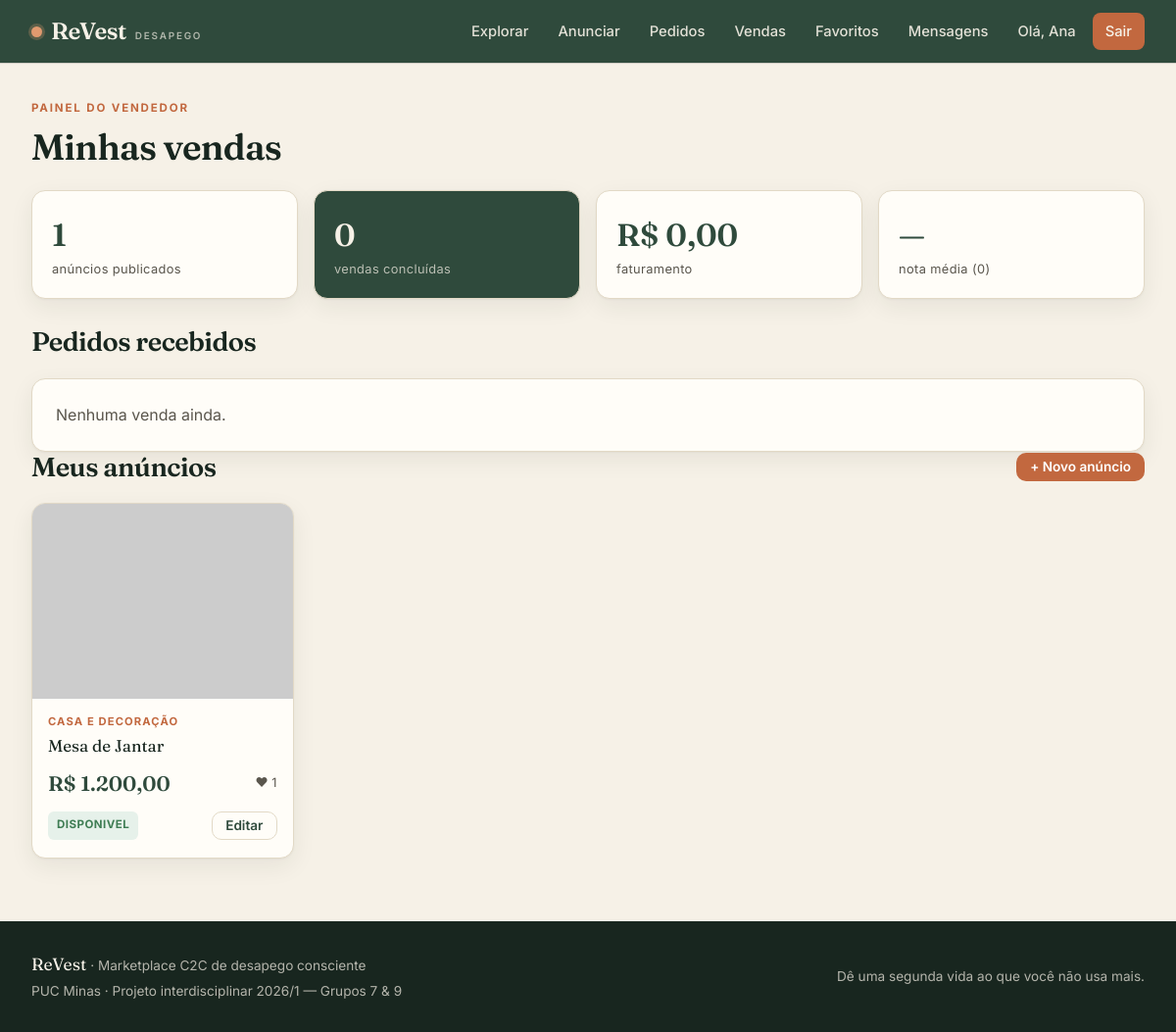
Page /minhas_vendas.php (signed in) on the committed database.
### tables this page shows
CREATE TABLE `produto` (
  `id_produto` int(11) NOT NULL AUTO_INCREMENT,
  `titulo` varchar(120) NOT NULL,
  `descricao` text NOT NULL,
  `preco` decimal(10,2) NOT NULL,
  `condicao` enum('NOVO','SEMINOVO','USADO') NOT NULL DEFAULT 'USADO',
  `status` enum('DISPONIVEL','RESERVADO','VENDIDO','REMOVIDO') NOT NULL DEFAULT 'DISPONIVEL',
  `dt_publicacao` datetime NOT NULL DEFAULT current_timestamp(),
  `id_vendedor` int(11) NOT NULL,
  `id_categoria` int(11) NOT NULL,
  PRIMARY KEY (`id_produto`),
  KEY `fk_produto_vendedor` (`id_vendedor`),
  KEY `fk_produto_categoria` (`id_categoria`),
  CONSTRAINT `fk_produto_categoria` FOREIGN KEY (`id_categoria`) REFERENCES `categoria` (`id_categoria`) ON UPDATE CASCADE,
  CONSTRAINT `fk_produto_vendedor` FOREIGN KEY (`id_vendedor`) REFERENCES `usuario` (`id_usuario`) ON UPDATE CASCADE,
  CONSTRAINT `ck_produto_preco` CHECK (`preco` > 0)
);

CREATE TABLE `categoria` (
  `id_categoria` int(11) NOT NULL AUTO_INCREMENT,
  `nome` varchar(80) NOT NULL,
  `ativa` tinyint(4) NOT NULL DEFAULT 1,
  PRIMARY KEY (`id_categoria`),
  UNIQUE KEY `uk_categoria_nome` (`nome`)
);

### public/minhas_vendas.php (the view, shortened to what this page needs)
<?php
require_once __DIR__ . '/../config/db.php';
require_once __DIR__ . '/../includes/functions.php';
$rv = $pdo->prepare("SELECT * FROM vw_resumo_vendedor WHERE id_usuario=?");
$rv->execute([uid()]);
$resumo = $rv->fetch() ?: ['total_produtos'=>0,'total_vendas'=>0,'faturamento'=>0,'nota_media'=>0,'qtd_avaliacoes'=>0];
$anuncios = $pdo->prepare("SELECT p.*, c.nome AS categoria,
                            (SELECT COUNT(*) FROM favorito f WHERE f.id_produto=p.id_produto) AS favs
                           FROM produto p JOIN categoria c ON c.id_categoria=p.id_categoria
                          WHERE p.id_vendedor=? ORDER BY p.dt_publicacao DESC");
$anuncios->execute([uid()]);
$meusProdutos = $anuncios->fetchAll();
$vendas = $pdo->prepare("SELECT p.*, pr.titulo, c.nome AS comprador, pg.status AS pg_status,
                          ent.status AS ent_status, ent.codigo_rastreio
                         FROM pedido p
                         JOIN produto pr ON pr.id_produto=p.id_produto
                         JOIN usuario c  ON c.id_usuario=p.id_comprador
                    LEFT JOIN pagamento pg ON pg.id_pedido=p.id_pedido
                    LEFT JOIN entrega ent  ON ent.id_pedido=p.id_pedido
                        WHERE pr.id_vendedor=? ORDER BY p.dt_pedido DESC");
$vendas->execute([uid()]);
$minhasVendas = $vendas->fetchAll();
require_once __DIR__.'/../includes/header.php';
?>
<p class="eyebrow">Painel do vendedor</p>
<h1 class="mb-24">Minhas vendas</h1>
<div class="stat-grid">
  <div class="stat-card"><div class="n"><?= (int)$resumo['total_produtos'] ?></div><div class="l">anúncios publicados</div></div>
  <div class="stat-card accent"><div class="n"><?= (int)$resumo['total_vendas'] ?></div><div class="l">vendas concluídas</div></div>
  <div class="stat-card"><div class="n"><?= money((float)$resumo['faturamento']) ?></div><div class="l">faturamento</div></div>
  <div class="stat-card"><div class="n"><?= (float)$resumo['nota_media']>0 ? number_format((float)$resumo['nota_media'],1,',','.') : '—' ?></div><div class="l">nota média (<?= (int)$resumo['qtd_avaliacoes'] ?>)</div></div>
</div>
<div class="section-head"><h2>Pedidos recebidos</h2></div>
<?php if (!$minhasVendas): ?>
  <div class="card muted">Nenhuma venda ainda.</div>
<?php endif; ?>
<div class="section-head"><h2>Meus anúncios</h2><a class="btn btn-primary btn-sm" href="produto_novo.php">+ Novo anúncio</a></div>
<?php if (!$meusProdutos): ?>
  <div class="card muted">Você ainda não publicou nada.</div>
<?php else: ?>
  <div class="grid grid-products">
    <?php foreach ($meusProdutos as $p): $img=produto_img($pdo,(int)$p['id_produto']); ?>
      <div class="product <?= $p['status']==='VENDIDO'?'sold':'' ?>">
        <a href="produto_ver.php?id=<?= $p['id_produto'] ?>" class="thumb" style="display:block">
          <img src="<?= e($img) ?>" alt="<?= e($p['titulo']) ?>" loading="lazy" onerror="this.src='https://placehold.co/600x450/efe7d6/2f4a3c?text=ReVest'">
        </a>
        <div class="body">
          <span class="cat"><?= e($p['categoria']) ?></span>
          <span class="title"><?= e($p['titulo']) ?></span>
          <div class="flex between center mt-8">
            <span class="price" style="margin:0"><?= money((float)$p['preco']) ?></span>
            <span class="muted" style="font-size:.8rem">♥ <?= (int)$p['favs'] ?></span>
          </div>
          <div class="flex gap-8 mt-8">
            <?= badge($p['status']) ?>
            <a class="btn btn-ghost btn-sm" href="produto_editar.php?id=<?= $p['id_produto'] ?>" style="margin-left:auto">Editar</a>
          </div>
        </div>
      </div>
    <?php endforeach; ?>
  </div>
<?php endif; ?>
<?php require_once __DIR__.'/../includes/footer.php'; ?>

### includes/functions.php (shortened to what this page needs)
<?php
function e(?string $s): string {
    return htmlspecialchars($s ?? '', ENT_QUOTES, 'UTF-8');
}
function money(float $v): string {
    return 'R$ ' . number_format($v, 2, ',', '.');
}
function badge(string $status): string {
    $cls = 'badge-' . strtolower($status);
    return '<span class="badge ' . $cls . '">' . e(str_replace('_', ' ', $status)) . '</span>';
}
function produto_img(PDO $pdo, int $idProduto): string {
    $st = $pdo->prepare("SELECT url FROM imagem_produto WHERE id_produto = ? ORDER BY ordem LIMIT 1");
    $st->execute([$idProduto]);
    $url = $st->fetchColumn();
    return $url ?: 'https://placehold.co/600x450/efe7d6/2f4a3c?text=ReVest';
}

### public/assets/style.css (style rules this page uses)
:root { --moss: #2f4a3c; --moss-700: #243a2f; --moss-900: #18261f; --clay: #c2683f; --clay-soft: #e09a6f; --cream: #f6f1e7; --cream-deep: #efe7d6; --paper: #fffdf8; --ink: #21201c; --ink-soft: #5a564d; --line: #e2d9c6; --gold: #b8893b; --ok: #3f7d54; --ok-bg: #e6f1ea; --err: #a8412c; --err-bg: #f7e6e0; --warn: #9a6b1d; --warn-bg: #f6ecd6; --radius: 14px; --radius-sm: 9px; --shadow: 0 1px 2px rgba(24,38,31,.04), 0 8px 24px rgba(24,38,31,.07); --shadow-lg: 0 12px 40px rgba(24,38,31,.14); --font-display: 'Fraunces', Georgia, 'Times New Roman', serif; --font-body: 'Inter', -apple-system, BlinkMacSystemFont, 'Segoe UI', sans-serif; }
* { box-sizing: border-box; margin: 0; padding: 0; }
html { scroll-behavior: smooth; }
body { font-family: var(--font-body); background: var(--cream); color: var(--ink); line-height: 1.55; font-size: 16px; -webkit-font-smoothing: antialiased; min-height: 100vh; display: flex; flex-direction: column; }
a { color: var(--clay); text-decoration: none; }
img { max-width: 100%; display: block; }
h1, h2, h3 { font-family: var(--font-display); font-weight: 600; letter-spacing: -.02em; color: var(--moss-900); line-height: 1.12; }
h1 { font-size: 2.3rem; }
h2 { font-size: 1.7rem; }
.eyebrow { font-size: .72rem; font-weight: 700; letter-spacing: .16em; text-transform: uppercase; color: var(--clay); margin-bottom: 9px; }
.muted { color: var(--ink-soft); }
.btn { display: inline-flex; align-items: center; justify-content: center; gap: 8px; font-family: var(--font-body); font-weight: 600; font-size: .95rem; padding: 11px 20px; border-radius: 10px; border: 1.5px solid transparent; cursor: pointer; transition: transform .08s ease, background .15s ease, box-shadow .15s ease; text-decoration: none; line-height: 1; }
.btn-primary { background: var(--clay); color: #fff; }
.btn-ghost { background: transparent; color: var(--moss); border-color: var(--line); }
.btn-sm { padding: 7px 13px; font-size: .85rem; }
.card { background: var(--paper); border: 1px solid var(--line); border-radius: var(--radius); box-shadow: var(--shadow); padding: 24px; }
.grid { display: grid; gap: 22px; }
.grid-products { grid-template-columns: repeat(auto-fill, minmax(232px, 1fr)); }
.product { background: var(--paper); border: 1px solid var(--line); border-radius: var(--radius); overflow: hidden; box-shadow: var(--shadow); transition: transform .12s ease, box-shadow .12s ease; display: flex; flex-direction: column; }
.product .thumb { aspect-ratio: 4/3; background: var(--cream-deep); overflow: hidden; position: relative; }
.product .thumb img { width: 100%; height: 100%; object-fit: cover; }
.product .body { padding: 15px 16px 18px; display: flex; flex-direction: column; gap: 4px; flex: 1; }
.product .cat { font-size: .7rem; font-weight: 700; letter-spacing: .1em; text-transform: uppercase; color: var(--clay); }
.product .title { font-family: var(--font-display); font-size: 1.06rem; color: var(--moss-900); line-height: 1.25; display: -webkit-box; -webkit-line-clamp: 2; -webkit-box-orient: vertical; overflow: hidden; }
.product .price { font-family: var(--font-display); font-size: 1.32rem; font-weight: 600; color: var(--moss); margin-top: 6px; }
.badge { display: inline-flex; align-items: center; gap: 5px; font-size: .72rem; font-weight: 700; letter-spacing: .04em; text-transform: uppercase; padding: 4px 9px; border-radius: 6px; }
.badge-disponivel { background: var(--ok-bg); color: var(--ok); }
.section-head { display: flex; align-items: flex-end; justify-content: space-between; margin-bottom: 22px; gap: 16px; flex-wrap: wrap; }
.stat-grid { display: grid; grid-template-columns: repeat(auto-fit, minmax(160px,1fr)); gap: 16px; margin-bottom: 28px; }
.stat-card { background: var(--paper); border: 1px solid var(--line); border-radius: var(--radius); padding: 20px; box-shadow: var(--shadow); }
.stat-card .n { font-family: var(--font-display); font-size: 2rem; font-weight: 600; color: var(--moss); }
.stat-card .l { font-size: .8rem; color: var(--ink-soft); letter-spacing: .03em; }
.stat-card.accent { background: var(--moss); }
.stat-card.accent .n { color: var(--cream); }
.stat-card.accent .l { color: rgba(246,241,231,.7); }
.flex { display: flex; }
.between { justify-content: space-between; }
.center { align-items: center; }
.gap-8 { gap: 8px; }
.mt-8 { margin-top:8px }
.mb-24 { margin-bottom:24px }

### rows in the picture
produto: id_categoria.nome "CASA E DECORAÇÃO", titulo "Mesa de Jantar", preco "R$ 1.200,00", favs "1", status "DISPONIVEL"

### other values in the picture
explode(' ', uname())[0] "Ana"
$resumo['total_produtos'] "1"
$resumo['total_vendas'] "0"
money((float)$resumo['faturamento']) "R$ 0,00"
$resumo['qtd_avaliacoes'] "0"
